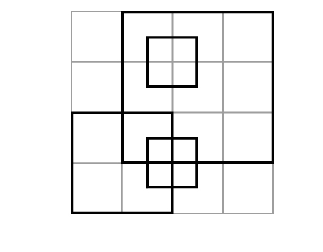
#> input picture CV_Course/CV_liao/HW4/download-2.png, 323 x 252 px
$ python harris_corner.py
#> lines starting #> are read from the running program, lines starting #| are printed output that depends on the picture
import cv2, json, os
import numpy as np

def gradient_x(image_gray,height,width):
    ##Sobel operator kernels.
    kernel_x = np.array([[-1, 0, 1],[-2, 0, 2],[-1, 0, 1]])
    image_gray_padded = np.pad(image_gray, ((1,1), (1,1)), mode='constant')
    new_image_gray = np.zeros(image_gray_padded.shape)
    for j in range(height) :
        for k in range(width) :
            new_image_gray[j+1,k+1] = np.dot(image_gray_padded[j:j+3,k:k+3].flatten() , kernel_x.flatten())
            if new_image_gray[j+1,k+1] <= 0 :
                new_image_gray[j+1,k+1] = 0
            elif new_image_gray[j+1,k+1] >= 255 :
                new_image_gray[j+1,k+1] = 255
            else :
                pass
    # show image and save
    cv2.imshow("gradient x", new_image_gray/255)
    return new_image_gray

def gradient_y(image_gray,height,width):
    kernel_y = np.array([[1, 2, 1], [0, 0, 0], [-1, -2, -1]])
    image_gray_padded = np.pad(image_gray, ((1,1), (1,1)), mode='constant')
    new_image_gray = np.zeros(image_gray_padded.shape)
    for j in range(height) :
        for k in range(width) :
            new_image_gray[j+1,k+1] = np.dot(image_gray_padded[j:j+3,k:k+3].flatten() , kernel_y.flatten())
            if new_image_gray[j+1,k+1] <= 0 :
                new_image_gray[j+1,k+1] = 0
            elif new_image_gray[j+1,k+1] >= 255 :
                new_image_gray[j+1,k+1] = 255
            else :
                pass

    # show image and save
    cv2.imshow("gradient y", new_image_gray/255)

    return new_image_gray

if __name__ == "__main__":

    # [8 lines of commented-out code are left out]
    image_rgb_mine = cv2.imread("download-2.png",1)
#> image_rgb_mine is the input picture: shape (252, 323, 3); min 0, max 255, mean 242
    image_rgb_cv = image_rgb_mine
    image_gray = cv2.imread("download-2.png",0)
#> image_gray: shape (252, 323); min 0, max 255, mean 242
    height = image_gray.shape[0]
#> height = 252
    width = image_gray.shape[1]
#> width = 323

    # show original one
    cv2.imshow('Original One',image_rgb_mine)

    print("Processing... !!!")

    # use the cv function to compare
    image_gray = np.float32(image_gray)
    corner_harris_cv = cv2.cornerHarris(image_gray,2,3,0.04)
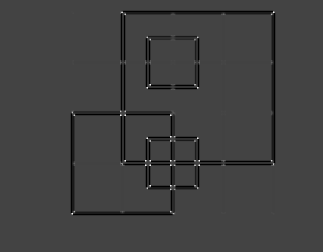
#> corner_harris_cv: shape (252, 323) float32; min -166818768, max 460311680, mean -6458778; drawn with min black and max white
    # corner_harris_cv = cv2.dilate(corner_harris_cv, None, iterations=3)

    # we use sobel operators to get the x-align gradient and y-align gradient
    # using covolution function we use in HW1
    I_x = gradient_x(image_gray,height,width)
#> in gradient_x, `image_gray_padded = np.pad(image_gray, ((1,1), (1,1)), mode='constant')`:
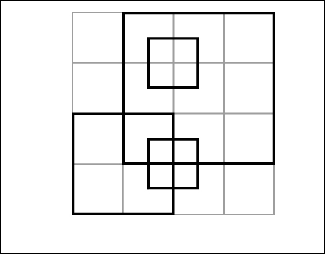
#> image_gray_padded: shape (254, 325) float32; min 0, max 255, mean 238.6
#> after the loop in gradient_x, `for j in range(height) :`:
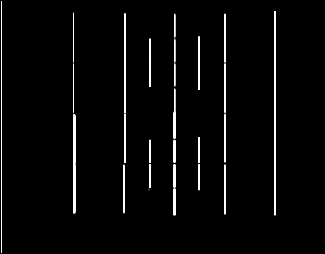
#> new_image_gray: shape (254, 325) float64; min 0, max 255, mean 8.4
    I_y = gradient_y(image_gray,height,width)
#> after the loop in gradient_y, `for j in range(height) :`:
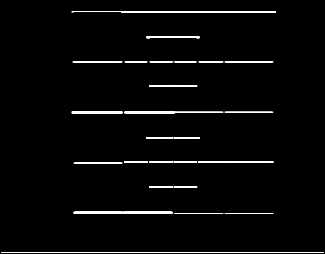
#> new_image_gray: shape (254, 325) float64; min 0, max 255, mean 8.5

    # as the definition, that is the formula
    # we let Ixx, Ixy and Iyy as below
    Ixx = I_x**2
    Ixy = I_y*I_x
    Iyy = I_y**2

    # set some variables,
    # like window size that compute between Ixx and Iyy and Ixy
    # and offset that we move(slide) how much
    window_size = 3
    offset = int(window_size/2)

    # make the new r numpy array for Harris operation (response)
    new_r_image = np.zeros(image_gray.shape)

    # compute the Sxx, Syy, Sxy as the formula mentioned
    # using slide window to cmpute
    for x in range(offset, height-offset):
        for y in range(offset, width-offset):

            # Ixx[ width ; height ] ; Ixy[ width ; height ] ; Iyy[ width ; height ]
            # 內積
            Sxx = np.sum(Ixx[x-offset:x+1+offset, y-offset:y+1+offset])
            Syy = np.sum(Iyy[x-offset:x+1+offset, y-offset:y+1+offset])
            Sxy = np.sum(Ixy[x-offset:x+1+offset, y-offset:y+1+offset])

            # Find determinant and trace, use to get corner (response)
            # k is the parameters for the formula
            k = 0.04
            det = (Sxx * Syy) - (Sxy**2)
            trace = Sxx + Syy

            # the most important is here, compute the "r"
            r = det - k*(trace**2)

            # reset the new_r_image list as r
            new_r_image[x][y] = r
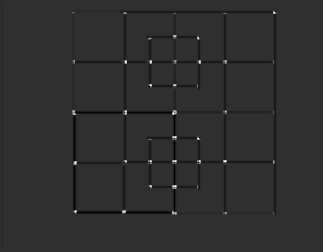
#> new_r_image: shape (252, 323) float64; min -1.37e+10, max 6.01e+10, mean -287080873.4; drawn with min black and max white
            # set for my function
            # if r > 10000 :
            #     cv2.circle(image_rgb_mine, (y, x), 1, (0, 0, 255), -1)


    # set a threshold and compare to current r value
    threshold = 0.02
    for i in range(height) :
        for j in range(width) :

            # circle function for center is (width_place, height_place)
            # so we have to inver (i,j) to (j,i)

            # set for my function
            if new_r_image[i][j] > threshold*new_r_image.max() :
                cv2.circle(image_rgb_mine, (j, i), 1, (0, 0, 255), -1)

            # set for cv function
            if corner_harris_cv[i][j] > threshold*corner_harris_cv.max() :
                cv2.circle(image_rgb_cv, (j, i), 1, (0, 0, 255), -1)
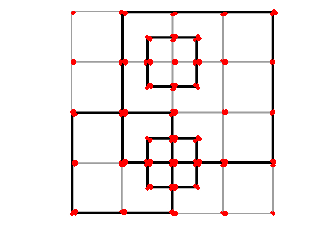
#> image_rgb_cv: shape (252, 323, 3); mean B, G, R 239.1, 239.1, 244.2

    combine_all = np.hstack((image_rgb_mine,image_rgb_cv))
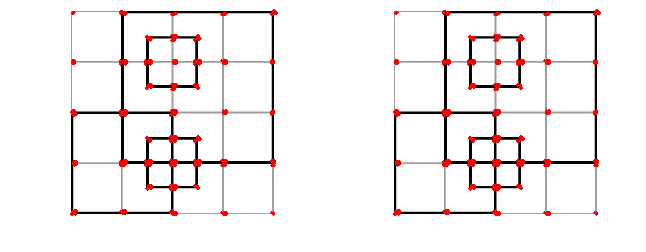
#> combine_all: shape (252, 646, 3); mean B, G, R 239.1, 239.1, 244.2

    # show image and save
    # cv2.imshow('compare two ways (lab)',combine_all)
    # cv2.imwrite('combine_all_lab.jpg',combine_all)

    cv2.imshow('compare two ways (download-2)',combine_all)
    cv2.imwrite('combine_all_download-2.png',combine_all)

    # cv2.imshow('compare two ways (blackandwhite)',combine_all)
    # cv2.imwrite('combine_all_blackandwhite.jpg',combine_all)

    print("Finish !!!")

    # wait for ESC key to exit
    if cv2.waitKey(0) == 27:
#> (key Esc is pressed here)
        cv2.destroyAllWindows()
